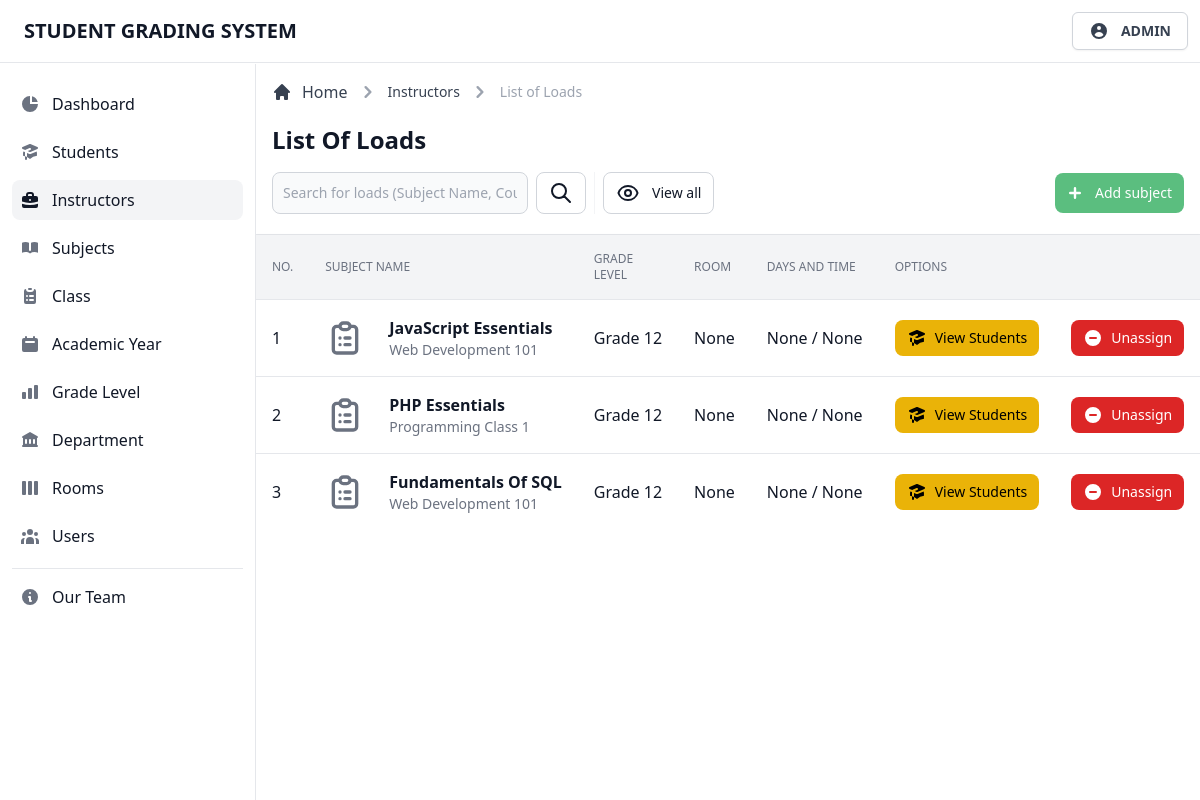
The page /admin/view/loads.php?code=36256 (signed in) on the database as committed earlier.
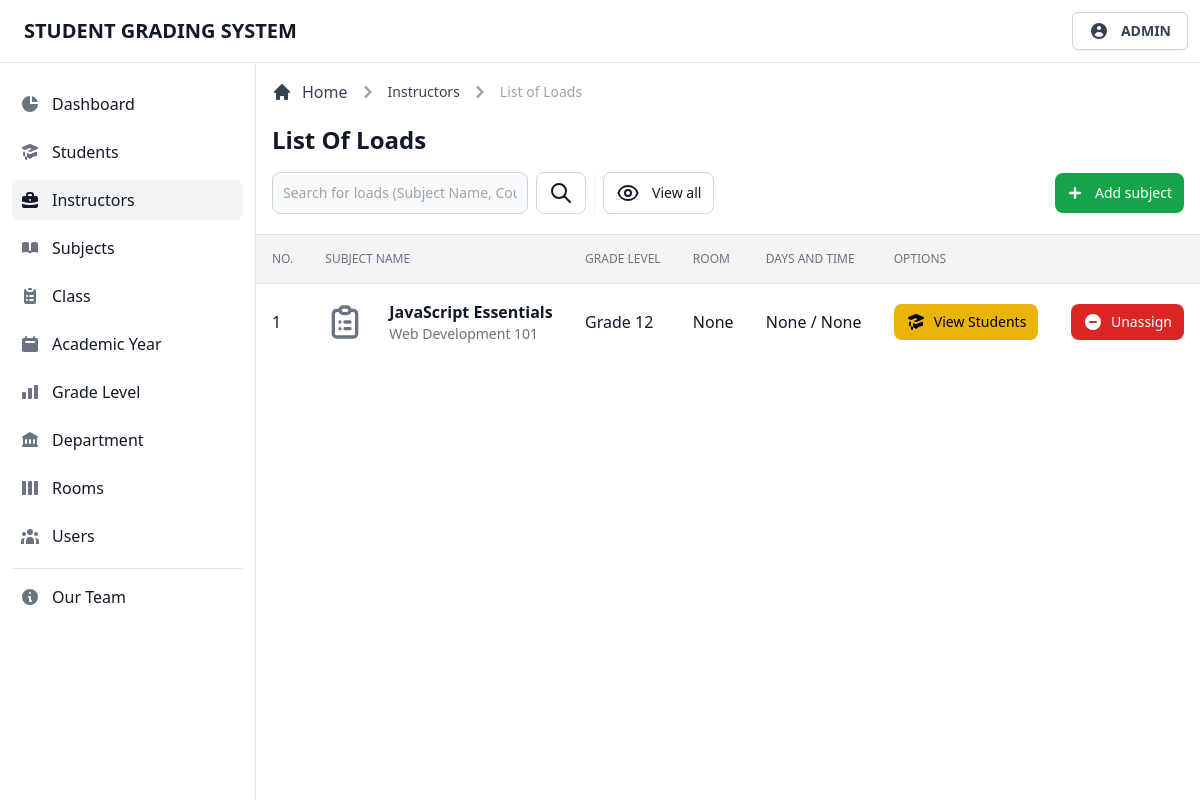
The same page on the database as committed later.
### tables this page shows
CREATE TABLE `tblclass` (
  `class_id` int(11) NOT NULL,
  `class_code` int(11) NOT NULL,
  `class_name` varchar(255) NOT NULL,
  `class_desc` varchar(255) NOT NULL,
  `inst_code` int(11) NOT NULL,
  `class_inst` varchar(255) NOT NULL,
  `class_level` varchar(255) NOT NULL,
  `class_ay` varchar(255) NOT NULL,
  `class_day` varchar(255) NOT NULL,
  `class_time` varchar(255) NOT NULL,
  `class_room` varchar(255) NOT NULL,
  `class_section` varchar(255) NOT NULL
);

### admin/page/loads/loads.classes.php (called while the page is built, shortened)
<?php
class DisplayOptionsContr extends DisplayOptions
{
  public function fetchData()
  {
    $result = $this->getData();
    return $result;
  }
}
class DisplayLoadsContr extends DisplayLoads
{
  private $instructor;
  public function __construct($instructor)
  {
    $this->instructor = $instructor;
  }
  public function fetchData()
  {
    $result = $this->getData($this->instructor);
    return $result;
  }
}
class DisplayOptions extends Dbh
{
  protected function getData()
  {
    $sql = 'SELECT * FROM tblsubjects WHERE NOT EXISTS (SELECT class_name FROM tblclass c WHERE subj_name = c.class_name AND subj_code = c.class_code);';
    $stmt = $this->connect()->query($sql);
    $result = 0;
    while ($row = $stmt->fetchAll(PDO::FETCH_ASSOC)) {
      $result = $row;
    }
    return $result;
  }
}
class DisplayLoads extends Dbh
{
  protected function getData($instructor)
  {
    $stmt = $this->connect()->prepare('SELECT * FROM tblclass WHERE inst_code = ?;');
    $result = 0;
    if (!$stmt->execute([$instructor])) {
      $stmt = null;
      echo "error";
      exit;
    }
    while ($row = $stmt->fetchAll(PDO::FETCH_ASSOC)) {
      $result = $row;
    }
    return $result;
  }
}
$display = new DisplayLoadsContr($instructor);
$result = $display->fetchData();

### admin/database/database.classes.php (called while the page is built)
<?php
class Dbh
{
  private $hostname = 'localhost';
  private $username = 'root';
  private $password = '';
  private $dbname = 'dbgradingsystem';
  public function connect()
  {
    try {
      $dbh = new PDO('mysql:host=' . $this->hostname . ';dbname=' . $this->dbname, $this->username, $this->password);
      return $dbh;
    } catch (PDOException $e) {
      print "Error!: " . $e->getMessage() . "<br>";
      die();
    }
  }
}

### admin/page/loads/loads-table.php (shortened to what this page needs)
<div class="flex flex-col min-w-full overflow-hidden overflow-x-auto align-middle shadow">
  <table class="min-w-full divide-y divide-gray-200 table-fixed">
    <thead class="bg-gray-100">
      <tr>
        <th scope="col" class="th">
          No.
        </th>
        <th scope="col" class="th">
          Subject Name
        </th>
        <th scope="col" class="th">
          Grade Level
        </th>
        <th scope="col" class="th">
          Room
        </th>
        <th scope="col" class="th">
          Days and Time
        </th>
        <th scope="col" class="th">
          Options
        </th>
        <th scope="col" class="th">
        </th>
      </tr>
    </thead>
    <tbody class="bg-white divide-y divide-gray-200 ">
      <?php foreach ($result as $data) : ?>
        <tr class="hover:bg-gray-100 group">
          <td class="td">
            <div class="flex items-center capitalize">
              <?= $i += 1; ?>
            </div>
          </td>
          <td class="td-title">
            <div class="text-sm font-normal text-gray-500">
              <div class="text-base font-semibold text-gray-900 capitalize">
                <?= $data['class_name']; ?>
              </div>
              <div class="text-sm font-normal text-gray-500">
                <?= $data['class_desc']; ?>
              </div>
            </div>
          </td>
          <td class="td">
            <div class="flex items-center capitalize">
              <?= $data['class_level']; ?>
            </div>
          </td>
          <td class="td">
            <div class="flex items-center">
              <?php if (!empty($data['class_room'])) { ?>
                <?= $data['class_room']; ?>
              <?php } else { ?>
                None
              <?php } ?>
            </div>
          </td>
          <td class="td">
            <div class="flex items-center">
              <?php if (!empty($data['class_day'])) { ?>
                <?= $data['class_day']; ?>
              <?php } else { ?>
                None
              <?php } ?>
              /
              <?php if (!empty($data['class_time'])) { ?>
                <?= $data['class_time']; ?>
              <?php } else { ?>
                None
              <?php } ?>
            </div>
          </td>
          <td class="p-4 space-x-2 whitespace-nowrap">
            <a href="student-grading.php?code=<?= $instructor; ?>&id=<?= $data['class_code']; ?>" class="btn-yellow">
              View Students
            </a>
          </td>
          <td class="p-4 space-x-2 text-right whitespace-nowrap">
            <button type="button" data-delete-button data-id="<?= $data['class_id']; ?>" data-code="<?= $instructor; ?>" class="btn-red">
              <svg class="w-5 h-5 mr-2" xmlns="http://www.w3.org/2000/svg" viewBox="0 0 20 20" fill="currentColor">
                <path fill-rule="evenodd" d="M10 18a8 8 0 100-16 8 8 0 000 16zM7 9a1 1 0 000 2h6a1 1 0 100-2H7z" clip-rule="evenodd" />
              </svg>
              Unassign
            </button>
          </td>
        </tr>
      <?php endforeach; ?>
    </tbody>
  </table>
</div>

Rows that differ between the two databases and show on the page:
removed tblclass: i "2", class_name "PHP Essentials", class_desc "Programming Class 1", class_level "Grade 12", class_room "None", class_day "None", class_time "None"
removed tblclass: i "3", class_name "Fundamentals Of SQL", class_desc "Web Development 101", class_level "Grade 12", class_room "None", class_day "None", class_time "None"
